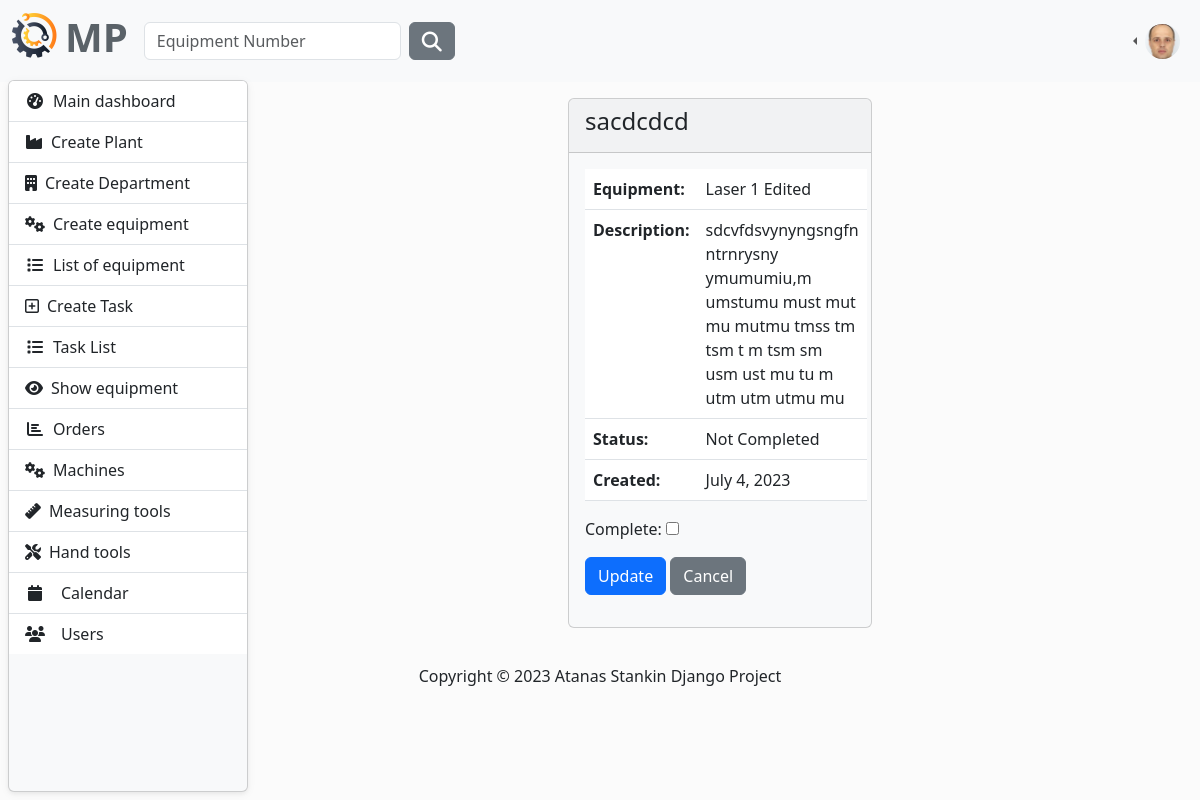
Before: /task/update-task/2/ (signed in) with the older database file.
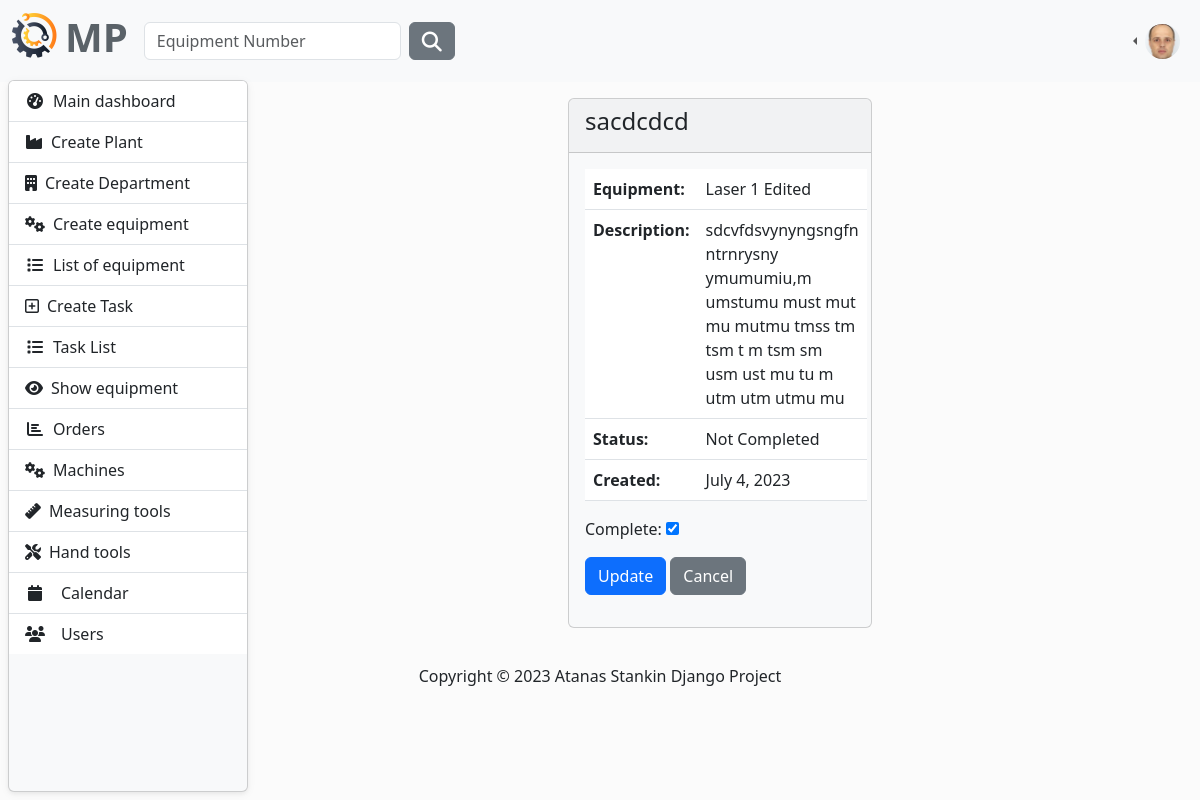
After: the same page with the newer database file.
### MaintenancePlanner/task/models.py (models this page shows, shortened)
class Task(models.Model):
    technician = models.ForeignKey(AppUser, on_delete=models.CASCADE)
    equipment = models.ForeignKey(
        to=Equipment,
        on_delete=models.CASCADE,
    )
    title = models.CharField(
        max_length=256,
    )
    description = models.TextField(null=True, blank=True)
    complete = models.BooleanField(default=False)
    created_on = models.DateField(auto_now_add=True)
    class Meta:
        ordering = ['complete']

### MaintenancePlanner/equipment/models.py (models this page shows)
class Equipment(models.Model):
    description = models.CharField(
        max_length=30,
        validators=[equipment_name_validator],
    )
    type = models.CharField(
        max_length=30,
        choices=TYPE_OF_EQUIPMENT
    )
    acquisition_date = models.DateField(
        blank=True,
        null=True,
        verbose_name='Acquisition Date',
    )
    acquisition_value = models.FloatField(
        blank=True,
        null=True,
        verbose_name='Acquisition Value',
    )
    currency_code = models.CharField(
        max_length=10,
        choices=CURRENCY_CHOICES,
        default='EUR',
    )
    year_of_manufacture = models.PositiveIntegerField(
        verbose_name='Year of Manufacture',
        null=True,
        blank=True,
    )
    manufacturer = models.CharField(
        max_length=30,
        blank=True,
        null=True,
    )
    model_number = models.CharField(
        max_length=30,
        blank=True,
        null=True,
        verbose_name='Model Number'
    )
    part_number = models.CharField(
        max_length=30,
        blank=True,
        null=True,
        verbose_name='Manufacturer Part Number',
    )
    serial_number = models.CharField(
        max_length=30,
        blank=True,
        null=True,
        verbose_name='Manufacturer Serial Number',
    )
    plant = models.ForeignKey(
        to=Plant,
        on_delete=models.CASCADE)
    department = models.ForeignKey(
        to=Department,
        on_delete=models.CASCADE)
    last_checked_date = models.DateField(
        verbose_name='Last Checked Date',
        blank=True,
        null=True,
    )
    next_check_date = models.DateField(
        verbose_name='Next Check Date',
        blank=True,
        null=True,
    )
    def __str__(self):
        return self.description

### MaintenancePlanner/task/views.py (the view)
# urls.py: path('update-task/<int:pk>/', UpdateTask.as_view(), name='update-task'),
class UpdateTask(LoginRequiredMixin, UpdateView):
    template_name = 'update-task.html'
    model = Task
    form_class = UpdateTaskForm
    success_url = reverse_lazy('task-list')

### MaintenancePlanner/task/forms.py
class UpdateTaskForm(forms.ModelForm):
    class Meta:
        model = Task
        fields = ('complete',)

### MaintenancePlanner/task/templates/update-task.html (shortened to what this page needs)
{% extends "base.html" %}
{% load static %}
{% block content %}
    <div class="row justify-content-center mt-3">
        <div class="col-4">
            <div class="card bg-light mb-3" style="max-width: 200rem;">
                <div class="card-header">
                    <h4>{{ task.title }}</h4>
                </div>
                <div class="card-body">
                    <table class="table table-hover">
                    <tr>
                        <td>
                           <strong>Equipment:</strong>
                        </td>
                        <td>
                            {{ task.equipment }}
                        </td>
                    </tr>
                    <tr>
                        <td>
                            <strong>Description:</strong>
                        </td>
                        <td>
                            {{ task.description }}
                        </td>
                    </tr>
                    <tr>
                        <td>
                            <strong>Status:</strong>
                        </td>
                        <td>
                            {% if task.completed %}
                                Completed
                            {% else %}
                                Not Completed
                            {% endif %}
                        </td>
                    </tr>
                    <tr>
                        <td>
                            <strong>Created:</strong>
                        </td>
                        <td>
                            {{ task.created_on }}
                        </td>
                    </tr>
                </table>
                    <form method="POST" enctype="multipart/form-data">
                      {{ form.as_p }}
                        <div class="mb-3">
                            <button type="submit" class="btn btn-primary ">Update</button>
                            <a href="{% url 'task-list' %}" class="btn btn-secondary">Cancel</a>
                        </div>
                    </form>
                </div>
            </div>
        </div>
    </div>
{% endblock content %}

Changed rows visible on the page:
changed Task "sacdcdcd": complete "☐" → "☑"
